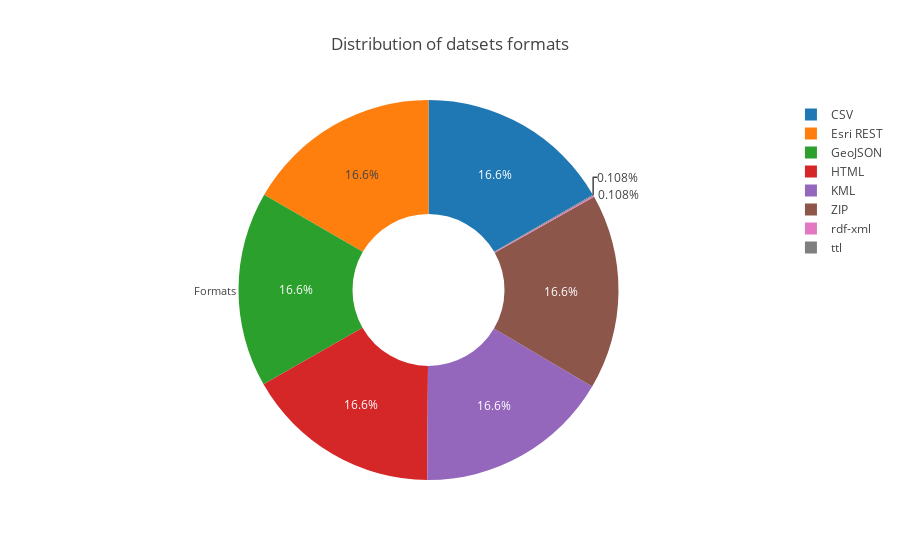

The notebook cell saved with this chart:
### Markdown cell above
#### Vis 3 - Percentage of data fromats

### Code cell
""" Please note, ploty dosent show image in colab hence using static image. 
However, you can also use ploty object in imshow() in your local machine"""

import plotly.plotly as py
import plotly.graph_objs as go

fig2 = {
  "data": [
    {
      "values": list(np.asarray(list(dict(frmt_df_cpy.groupby('Dataset Format')['Count'].agg('sum')).values()))/sum(list(dict(frmt_df_cpy.groupby('Dataset Format')['Count'].agg('sum')).values()))),
      "labels": list(dict(frmt_df_cpy.groupby('Dataset Format')['Count'].agg('sum')).keys()),
      "name": '% of count',
      "hoverinfo":"label+percent+name",
      "hole": .4,
      "type": "pie"
    }],
  "layout": {
        "title":"Distribution of datsets formats",
        "annotations": [
            {
                "font": {
                    "size": 11
                },
                "showarrow": False,
                "text": "Formats",
                "x": 0.16,
                "y": 0.5
            }
        ]
    }
}

#iplot(fig2, filename='donut', image='png')
Image(url= "https://github.com/derilinx/Developer_Corner_DGI/blob/master/pie_format.png?raw=true", width=900, height=500)

### Figure 1 — Plotly figure (JSON) as saved in the notebook; plotly's stock layout.template omitted (floating-point values rounded to 4 significant figures)
{"data": [{"hole": 0.4, "hoverinfo": "label+percent+name", "labels": ["CSV", "Esri REST", "GeoJSON", "HTML", "KML", "ZIP", "rdf-xml", "ttl"], "name": "% of count", "type": "pie", "uid": "572bdebb-f04a-4bef-9780-9fb5ab651282", "values": [0.1663, 0.1663, 0.1663, 0.1663, 0.1663, 0.1663, 0.00108, 0.00108]}], "layout": {"annotations": [{"font": {"size": 11}, "showarrow": false, "text": "Formats", "x": 0.16, "y": 0.5}], "title": "Distribution of datsets formats"}}
